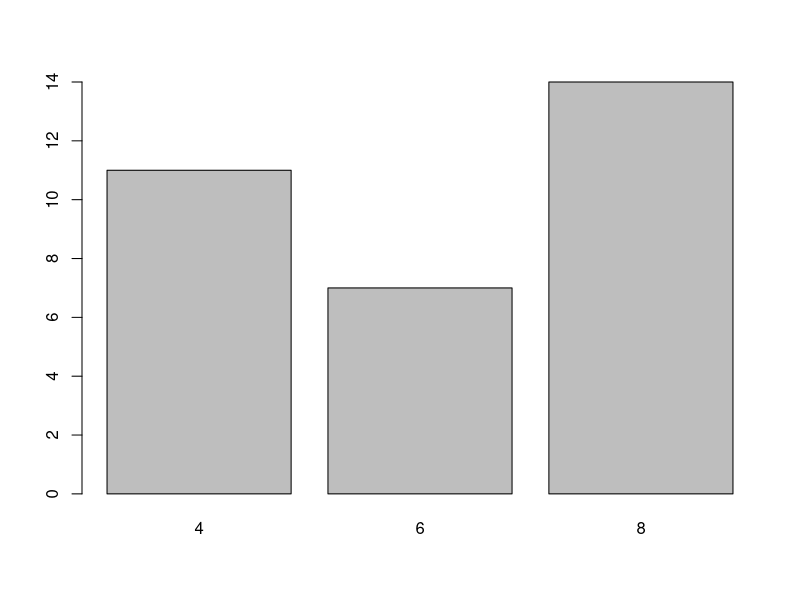
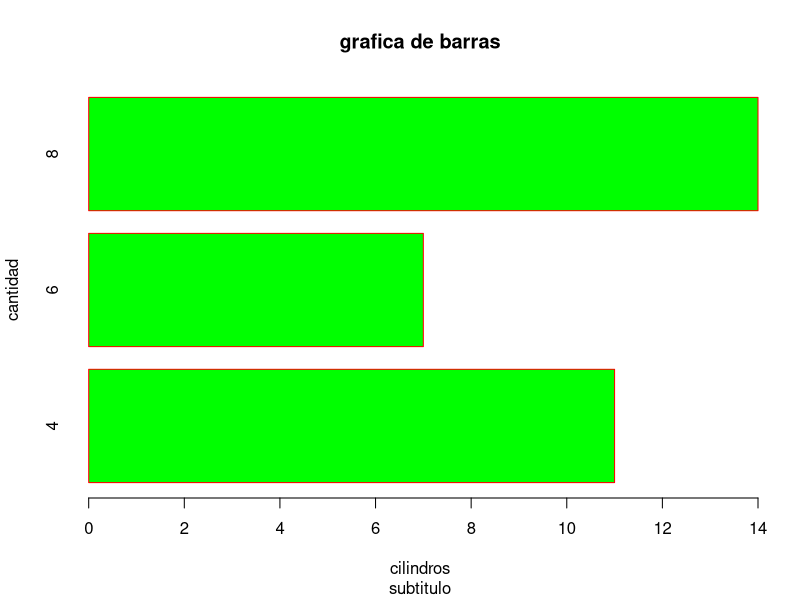
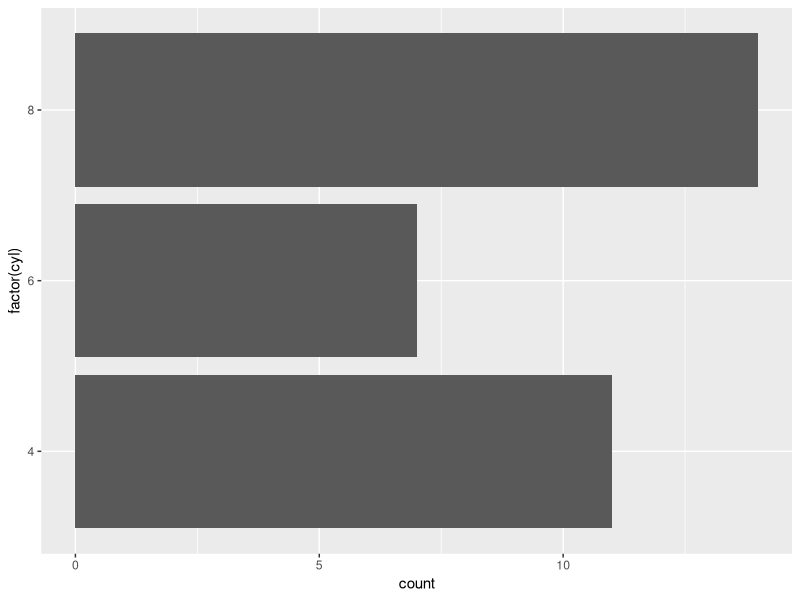
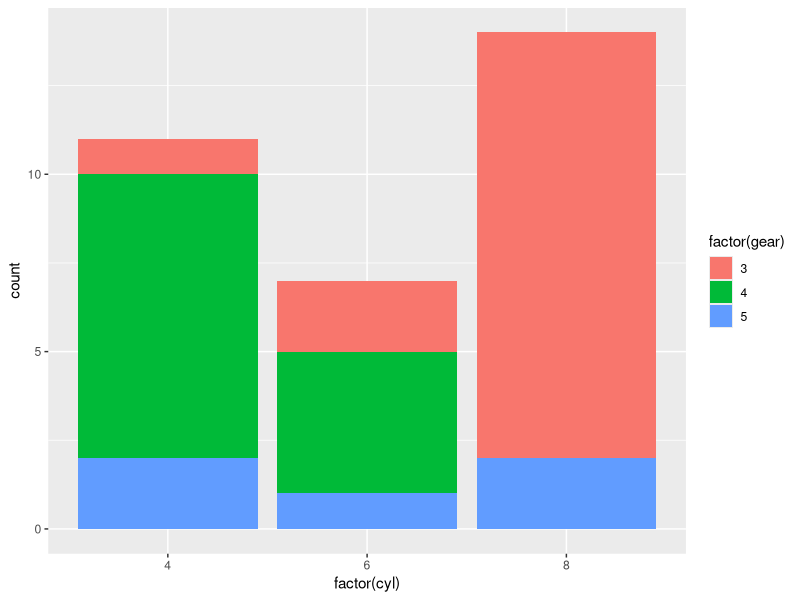
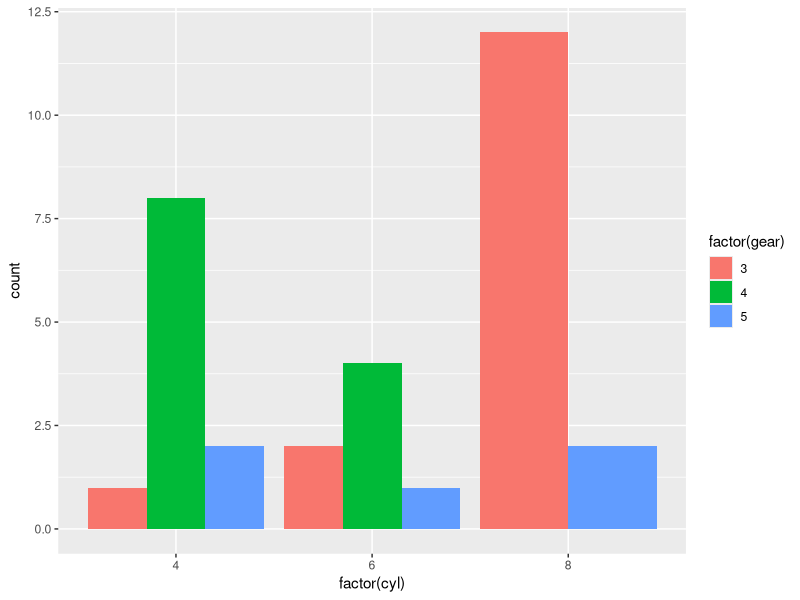
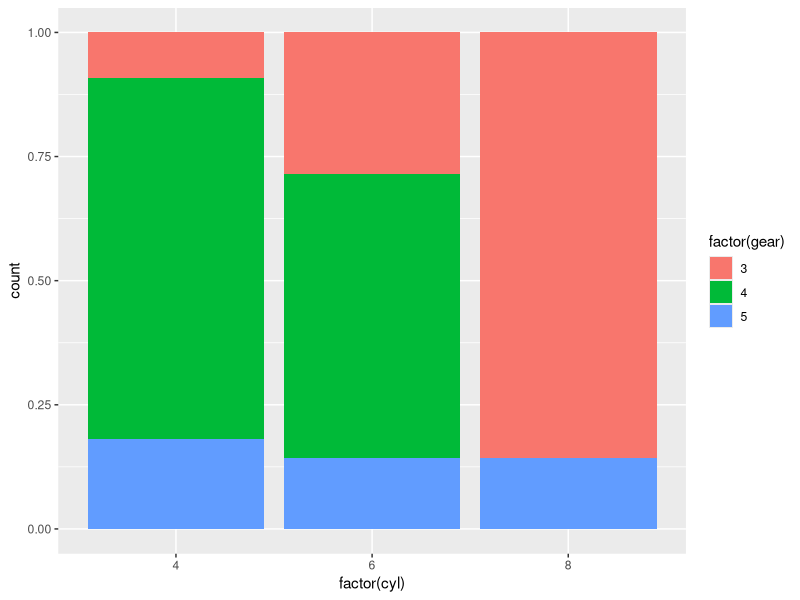

Reproduce these figures in R, in order.
# graficas de barras en R. Utiliza variables categóricas

# 1. graficas de barras con base graphics

# cargando los datos (MTCARS información rendimientos coches)
data("mtcars")

# generando tabla agrupada
table(mtcars$cyl)

# grafica de barras basica
barplot(table(mtcars$cyl))

# editando grafica de barras
barplot(table(mtcars$cyl),
        horiz = TRUE,
        col = 'green',
        border = 'red',
        main = 'grafica de barras',
        sub = 'subtitulo',
        xlab = 'cilindros',
        ylab = 'cantidad')


# 2. graficas de barras con ggplot2
# cargar ggplot2
library(ggplot2)

# grafica de barras
ggplot(data = mtcars,
       mapping = aes(x = factor(cyl))) +
  geom_bar() +
  coord_flip()

# guardando grafica en variable
p <- ggplot(data = mtcars,
            mapping = aes(x = factor(cyl),
                          fill = factor(gear)))


# stacked bar chart
p + geom_bar(position = 'stack', stat = 'count')

# dogde bar chart
p + geom_bar(position = 'dodge', stat = 'count')

# stacked + percent barchart
p + geom_bar(position = 'fill', stat = 'count')